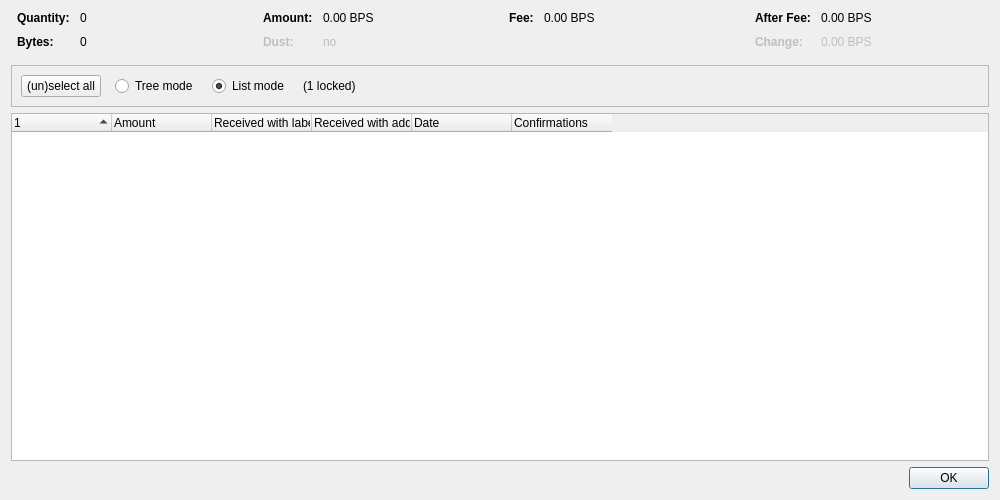
<?xml version="1.0" encoding="UTF-8"?>
<ui version="4.0">
 <class>CoinControlDialog</class>
 <widget class="QDialog" name="CoinControlDialog">
  <property name="geometry">
   <rect>
    <x>0</x>
    <y>0</y>
    <width>1000</width>
    <height>500</height>
   </rect>
  </property>
  <property name="windowTitle">
   <string>Coin Selection</string>
  </property>
  <layout class="QVBoxLayout" name="verticalLayout">
   <item>
    <layout class="QHBoxLayout" name="horizontalLayoutTop" stretch="0,0,0,0">
     <property name="topMargin">
      <number>0</number>
     </property>
     <property name="bottomMargin">
      <number>10</number>
     </property>
     <item>
      <layout class="QFormLayout" name="formLayoutCoinControl1">
       <property name="horizontalSpacing">
        <number>10</number>
       </property>
       <property name="verticalSpacing">
        <number>10</number>
       </property>
       <property name="leftMargin">
        <number>6</number>
       </property>
       <property name="rightMargin">
        <number>6</number>
       </property>
       <item row="0" column="0">
        <widget class="QLabel" name="labelCoinControlQuantityText">
         <property name="font">
          <font>
           <weight>75</weight>
           <bold>true</bold>
          </font>
         </property>
         <property name="text">
          <string>Quantity:</string>
         </property>
        </widget>
       </item>
       <item row="0" column="1">
        <widget class="QLabel" name="labelCoinControlQuantity">
         <property name="cursor">
          <cursorShape>IBeamCursor</cursorShape>
         </property>
         <property name="contextMenuPolicy">
          <enum>Qt::ActionsContextMenu</enum>
         </property>
         <property name="text">
          <string notr="true">0</string>
         </property>
         <property name="textInteractionFlags">
          <set>Qt::LinksAccessibleByMouse|Qt::TextSelectableByKeyboard|Qt::TextSelectableByMouse</set>
         </property>
        </widget>
       </item>
       <item row="1" column="0">
        <widget class="QLabel" name="labelCoinControlBytesText">
         <property name="font">
          <font>
           <weight>75</weight>
           <bold>true</bold>
          </font>
         </property>
         <property name="text">
          <string>Bytes:</string>
         </property>
        </widget>
       </item>
       <item row="1" column="1">
        <widget class="QLabel" name="labelCoinControlBytes">
         <property name="cursor">
          <cursorShape>IBeamCursor</cursorShape>
         </property>
         <property name="contextMenuPolicy">
          <enum>Qt::ActionsContextMenu</enum>
         </property>
         <property name="text">
          <string notr="true">0</string>
         </property>
         <property name="textInteractionFlags">
          <set>Qt::LinksAccessibleByMouse|Qt::TextSelectableByKeyboard|Qt::TextSelectableByMouse</set>
         </property>
        </widget>
       </item>
      </layout>
     </item>
     <item>
      <layout class="QFormLayout" name="formLayoutCoinControl2">
       <property name="horizontalSpacing">
        <number>10</number>
       </property>
       <property name="verticalSpacing">
        <number>10</number>
       </property>
       <property name="leftMargin">
        <number>6</number>
       </property>
       <property name="rightMargin">
        <number>6</number>
       </property>
       <item row="0" column="0">
        <widget class="QLabel" name="labelCoinControlAmountText">
         <property name="font">
          <font>
           <weight>75</weight>
           <bold>true</bold>
          </font>
         </property>
         <property name="text">
          <string>Amount:</string>
         </property>
        </widget>
       </item>
       <item row="0" column="1">
        <widget class="QLabel" name="labelCoinControlAmount">
         <property name="cursor">
          <cursorShape>IBeamCursor</cursorShape>
         </property>
         <property name="contextMenuPolicy">
          <enum>Qt::ActionsContextMenu</enum>
         </property>
         <property name="text">
          <string notr="true">0.00 BPS</string>
         </property>
         <property name="textInteractionFlags">
          <set>Qt::LinksAccessibleByMouse|Qt::TextSelectableByKeyboard|Qt::TextSelectableByMouse</set>
         </property>
        </widget>
       </item>
       <item row="1" column="0">
        <widget class="QLabel" name="labelCoinControlLowOutputText">
         <property name="enabled">
          <bool>false</bool>
         </property>
         <property name="font">
          <font>
           <weight>75</weight>
           <bold>true</bold>
          </font>
         </property>
         <property name="text">
          <string>Dust:</string>
         </property>
        </widget>
       </item>
       <item row="1" column="1">
        <widget class="QLabel" name="labelCoinControlLowOutput">
         <property name="enabled">
          <bool>false</bool>
         </property>
         <property name="cursor">
          <cursorShape>IBeamCursor</cursorShape>
         </property>
         <property name="contextMenuPolicy">
          <enum>Qt::ActionsContextMenu</enum>
         </property>
         <property name="text">
          <string notr="true">no</string>
         </property>
         <property name="textInteractionFlags">
          <set>Qt::LinksAccessibleByMouse|Qt::TextSelectableByKeyboard|Qt::TextSelectableByMouse</set>
         </property>
        </widget>
       </item>
      </layout>
     </item>
     <item>
      <layout class="QFormLayout" name="formLayoutCoinControl3">
       <property name="horizontalSpacing">
        <number>10</number>
       </property>
       <property name="verticalSpacing">
        <number>10</number>
       </property>
       <property name="leftMargin">
        <number>6</number>
       </property>
       <property name="rightMargin">
        <number>6</number>
       </property>
       <item row="0" column="0">
        <widget class="QLabel" name="labelCoinControlFeeText">
         <property name="font">
          <font>
           <weight>75</weight>
           <bold>true</bold>
          </font>
         </property>
         <property name="text">
          <string>Fee:</string>
         </property>
        </widget>
       </item>
       <item row="0" column="1">
        <widget class="QLabel" name="labelCoinControlFee">
         <property name="cursor">
          <cursorShape>IBeamCursor</cursorShape>
         </property>
         <property name="contextMenuPolicy">
          <enum>Qt::ActionsContextMenu</enum>
         </property>
         <property name="text">
          <string notr="true">0.00 BPS</string>
         </property>
         <property name="textInteractionFlags">
          <set>Qt::LinksAccessibleByMouse|Qt::TextSelectableByKeyboard|Qt::TextSelectableByMouse</set>
         </property>
        </widget>
       </item>
      </layout>
     </item>
     <item>
      <layout class="QFormLayout" name="formLayoutCoinControl4">
       <property name="horizontalSpacing">
        <number>10</number>
       </property>
       <property name="verticalSpacing">
        <number>10</number>
       </property>
       <property name="leftMargin">
        <number>6</number>
       </property>
       <property name="rightMargin">
        <number>6</number>
       </property>
       <item row="0" column="0">
        <widget class="QLabel" name="labelCoinControlAfterFeeText">
         <property name="font">
          <font>
           <weight>75</weight>
           <bold>true</bold>
          </font>
         </property>
         <property name="text">
          <string>After Fee:</string>
         </property>
        </widget>
       </item>
       <item row="0" column="1">
        <widget class="QLabel" name="labelCoinControlAfterFee">
         <property name="cursor">
          <cursorShape>IBeamCursor</cursorShape>
         </property>
         <property name="contextMenuPolicy">
          <enum>Qt::ActionsContextMenu</enum>
         </property>
         <property name="text">
          <string notr="true">0.00 BPS</string>
         </property>
         <property name="textInteractionFlags">
          <set>Qt::LinksAccessibleByMouse|Qt::TextSelectableByKeyboard|Qt::TextSelectableByMouse</set>
         </property>
        </widget>
       </item>
       <item row="1" column="0">
        <widget class="QLabel" name="labelCoinControlChangeText">
         <property name="enabled">
          <bool>false</bool>
         </property>
         <property name="font">
          <font>
           <weight>75</weight>
           <bold>true</bold>
          </font>
         </property>
         <property name="text">
          <string>Change:</string>
         </property>
        </widget>
       </item>
       <item row="1" column="1">
        <widget class="QLabel" name="labelCoinControlChange">
         <property name="enabled">
          <bool>false</bool>
         </property>
         <property name="cursor">
          <cursorShape>IBeamCursor</cursorShape>
         </property>
         <property name="contextMenuPolicy">
          <enum>Qt::ActionsContextMenu</enum>
         </property>
         <property name="text">
          <string notr="true">0.00 BPS</string>
         </property>
         <property name="textInteractionFlags">
          <set>Qt::LinksAccessibleByMouse|Qt::TextSelectableByKeyboard|Qt::TextSelectableByMouse</set>
         </property>
        </widget>
       </item>
      </layout>
     </item>
    </layout>
   </item>
   <item>
    <widget class="QFrame" name="frame">
     <property name="minimumSize">
      <size>
       <width>0</width>
       <height>40</height>
      </size>
     </property>
     <property name="frameShape">
      <enum>QFrame::StyledPanel</enum>
     </property>
     <property name="frameShadow">
      <enum>QFrame::Sunken</enum>
     </property>
     <layout class="QHBoxLayout" name="horizontalLayout">
      <item>
       <layout class="QHBoxLayout" name="horizontalLayoutPanel" stretch="0,0,0,0,0">
        <property name="spacing">
         <number>14</number>
        </property>
        <item>
         <widget class="QPushButton" name="pushButtonSelectAll">
          <property name="sizePolicy">
           <sizepolicy hsizetype="Maximum" vsizetype="Fixed">
            <horstretch>0</horstretch>
            <verstretch>0</verstretch>
           </sizepolicy>
          </property>
          <property name="text">
           <string>(un)select all</string>
          </property>
          <property name="autoDefault">
           <bool>false</bool>
          </property>
         </widget>
        </item>
        <item>
         <widget class="QRadioButton" name="radioTreeMode">
          <property name="sizePolicy">
           <sizepolicy hsizetype="Maximum" vsizetype="Fixed">
            <horstretch>0</horstretch>
            <verstretch>0</verstretch>
           </sizepolicy>
          </property>
          <property name="text">
           <string>Tree mode</string>
          </property>
         </widget>
        </item>
        <item>
         <widget class="QRadioButton" name="radioListMode">
          <property name="sizePolicy">
           <sizepolicy hsizetype="Maximum" vsizetype="Fixed">
            <horstretch>0</horstretch>
            <verstretch>0</verstretch>
           </sizepolicy>
          </property>
          <property name="text">
           <string>List mode</string>
          </property>
          <property name="checked">
           <bool>true</bool>
          </property>
         </widget>
        </item>
        <item>
         <widget class="QLabel" name="labelLocked">
          <property name="text">
           <string notr="true">(1 locked)</string>
          </property>
         </widget>
        </item>
        <item>
         <spacer name="horizontalSpacer">
          <property name="orientation">
           <enum>Qt::Horizontal</enum>
          </property>
          <property name="sizeHint" stdset="0">
           <size>
            <width>40</width>
            <height>20</height>
           </size>
          </property>
         </spacer>
        </item>
       </layout>
      </item>
     </layout>
    </widget>
   </item>
   <item>
    <widget class="CoinControlTreeWidget" name="treeWidget">
     <property name="contextMenuPolicy">
      <enum>Qt::CustomContextMenu</enum>
     </property>
     <property name="sortingEnabled">
      <bool>false</bool>
     </property>
     <property name="columnCount">
      <number>6</number>
     </property>
     <attribute name="headerShowSortIndicator" stdset="0">
      <bool>true</bool>
     </attribute>
     <attribute name="headerStretchLastSection">
      <bool>false</bool>
     </attribute>
     <column>
      <property name="text">
       <string/>
      </property>
     </column>
     <column>
      <property name="text">
       <string>Amount</string>
      </property>
     </column>
     <column>
      <property name="text">
       <string>Received with label</string>
      </property>
     </column>
     <column>
      <property name="text">
       <string>Received with address</string>
      </property>
     </column>
     <column>
      <property name="text">
       <string>Date</string>
      </property>
     </column>
     <column>
      <property name="text">
       <string>Confirmations</string>
      </property>
      <property name="toolTip">
       <string>Confirmed</string>
      </property>
     </column>
     <column>
      <property name="text">
       <string/>
      </property>
     </column>
     <column>
      <property name="text">
       <string/>
      </property>
     </column>
     <column>
      <property name="text">
       <string/>
      </property>
     </column>
     <column>
      <property name="text">
       <string/>
      </property>
     </column>
    </widget>
   </item>
   <item>
    <widget class="QDialogButtonBox" name="buttonBox">
     <property name="orientation">
      <enum>Qt::Horizontal</enum>
     </property>
     <property name="standardButtons">
      <set>QDialogButtonBox::Ok</set>
     </property>
    </widget>
   </item>
  </layout>
 </widget>
 <customwidgets>
  <customwidget>
   <class>CoinControlTreeWidget</class>
   <extends>QTreeWidget</extends>
   <header>qt/coincontroltreewidget.h</header>
  </customwidget>
 </customwidgets>
 <resources/>
 <connections/>
</ui>
